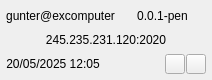
<?xml version="1.0" encoding="UTF-8"?>
<ui version="4.0">
 <class>TPanel</class>
 <widget class="QWidget" name="TPanel">
  <property name="geometry">
   <rect>
    <x>0</x>
    <y>0</y>
    <width>212</width>
    <height>80</height>
   </rect>
  </property>
  <property name="sizePolicy">
   <sizepolicy hsizetype="Fixed" vsizetype="Fixed">
    <horstretch>0</horstretch>
    <verstretch>0</verstretch>
   </sizepolicy>
  </property>
  <property name="windowTitle">
   <string>Form</string>
  </property>
  <layout class="QVBoxLayout" name="verticalLayout">
   <property name="spacing">
    <number>2</number>
   </property>
   <property name="leftMargin">
    <number>2</number>
   </property>
   <property name="topMargin">
    <number>2</number>
   </property>
   <property name="rightMargin">
    <number>2</number>
   </property>
   <property name="bottomMargin">
    <number>2</number>
   </property>
   <item>
    <layout class="QGridLayout" name="gridLayout">
     <property name="leftMargin">
      <number>4</number>
     </property>
     <property name="topMargin">
      <number>4</number>
     </property>
     <property name="rightMargin">
      <number>4</number>
     </property>
     <property name="bottomMargin">
      <number>4</number>
     </property>
     <property name="spacing">
      <number>4</number>
     </property>
     <item row="4" column="0">
      <widget class="QLabel" name="cl_fname">
       <property name="sizePolicy">
        <sizepolicy hsizetype="Preferred" vsizetype="Fixed">
         <horstretch>0</horstretch>
         <verstretch>0</verstretch>
        </sizepolicy>
       </property>
       <property name="minimumSize">
        <size>
         <width>0</width>
         <height>20</height>
        </size>
       </property>
       <property name="maximumSize">
        <size>
         <width>16777215</width>
         <height>20</height>
        </size>
       </property>
       <property name="toolTip">
        <string>client name</string>
       </property>
       <property name="text">
        <string>gunter@excomputer</string>
       </property>
       <property name="alignment">
        <set>Qt::AlignmentFlag::AlignCenter</set>
       </property>
      </widget>
     </item>
     <item row="4" column="1">
      <widget class="QLabel" name="cl_version">
       <property name="sizePolicy">
        <sizepolicy hsizetype="Preferred" vsizetype="Fixed">
         <horstretch>0</horstretch>
         <verstretch>0</verstretch>
        </sizepolicy>
       </property>
       <property name="minimumSize">
        <size>
         <width>0</width>
         <height>20</height>
        </size>
       </property>
       <property name="maximumSize">
        <size>
         <width>16777215</width>
         <height>20</height>
        </size>
       </property>
       <property name="toolTip">
        <string>version</string>
       </property>
       <property name="text">
        <string>0.0.1-pen</string>
       </property>
       <property name="alignment">
        <set>Qt::AlignmentFlag::AlignCenter</set>
       </property>
      </widget>
     </item>
     <item row="5" column="0" colspan="2">
      <widget class="QLabel" name="cl_address">
       <property name="sizePolicy">
        <sizepolicy hsizetype="Preferred" vsizetype="Fixed">
         <horstretch>0</horstretch>
         <verstretch>0</verstretch>
        </sizepolicy>
       </property>
       <property name="minimumSize">
        <size>
         <width>0</width>
         <height>20</height>
        </size>
       </property>
       <property name="maximumSize">
        <size>
         <width>16777215</width>
         <height>20</height>
        </size>
       </property>
       <property name="toolTip">
        <string>address</string>
       </property>
       <property name="text">
        <string>245.235.231.120:2020</string>
       </property>
       <property name="alignment">
        <set>Qt::AlignmentFlag::AlignCenter</set>
       </property>
      </widget>
     </item>
     <item row="8" column="0" colspan="2">
      <widget class="QFrame" name="horizontalFrame">
       <property name="sizePolicy">
        <sizepolicy hsizetype="Preferred" vsizetype="Preferred">
         <horstretch>0</horstretch>
         <verstretch>0</verstretch>
        </sizepolicy>
       </property>
       <layout class="QHBoxLayout" name="horizontalLayout">
        <property name="spacing">
         <number>1</number>
        </property>
        <property name="leftMargin">
         <number>0</number>
        </property>
        <property name="topMargin">
         <number>0</number>
        </property>
        <property name="rightMargin">
         <number>0</number>
        </property>
        <property name="bottomMargin">
         <number>0</number>
        </property>
        <item>
         <widget class="QLabel" name="cl_ctime">
          <property name="sizePolicy">
           <sizepolicy hsizetype="Expanding" vsizetype="Fixed">
            <horstretch>0</horstretch>
            <verstretch>0</verstretch>
           </sizepolicy>
          </property>
          <property name="minimumSize">
           <size>
            <width>0</width>
            <height>20</height>
           </size>
          </property>
          <property name="maximumSize">
           <size>
            <width>16777215</width>
            <height>20</height>
           </size>
          </property>
          <property name="toolTip">
           <string>connected on</string>
          </property>
          <property name="text">
           <string>20/05/2025 12:05</string>
          </property>
          <property name="alignment">
           <set>Qt::AlignmentFlag::AlignCenter</set>
          </property>
         </widget>
        </item>
        <item>
         <spacer name="horizontalSpacer">
          <property name="orientation">
           <enum>Qt::Orientation::Horizontal</enum>
          </property>
          <property name="sizeHint" stdset="0">
           <size>
            <width>0</width>
            <height>0</height>
           </size>
          </property>
         </spacer>
        </item>
        <item>
         <widget class="QPushButton" name="cl_hibern">
          <property name="minimumSize">
           <size>
            <width>20</width>
            <height>20</height>
           </size>
          </property>
          <property name="maximumSize">
           <size>
            <width>20</width>
            <height>20</height>
           </size>
          </property>
          <property name="cursor">
           <cursorShape>PointingHandCursor</cursorShape>
          </property>
          <property name="focusPolicy">
           <enum>Qt::FocusPolicy::NoFocus</enum>
          </property>
          <property name="toolTip">
           <string>Hibernate</string>
          </property>
          <property name="text">
           <string/>
          </property>
          <property name="iconSize">
           <size>
            <width>18</width>
            <height>18</height>
           </size>
          </property>
         </widget>
        </item>
        <item>
         <widget class="QPushButton" name="cl_kill">
          <property name="minimumSize">
           <size>
            <width>20</width>
            <height>20</height>
           </size>
          </property>
          <property name="maximumSize">
           <size>
            <width>20</width>
            <height>20</height>
           </size>
          </property>
          <property name="cursor">
           <cursorShape>PointingHandCursor</cursorShape>
          </property>
          <property name="focusPolicy">
           <enum>Qt::FocusPolicy::NoFocus</enum>
          </property>
          <property name="toolTip">
           <string>Kill</string>
          </property>
          <property name="text">
           <string/>
          </property>
          <property name="iconSize">
           <size>
            <width>18</width>
            <height>18</height>
           </size>
          </property>
         </widget>
        </item>
       </layout>
      </widget>
     </item>
    </layout>
   </item>
  </layout>
 </widget>
 <resources/>
 <connections/>
</ui>
